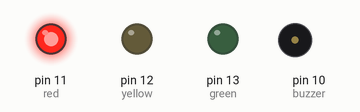
Bench run of a sketch on a simulated Arduino Uno, built with avr-gcc and run on an emulated ATmega328P. Parts: output pins drawn as LEDs (lit = HIGH), buzzer (waves = sounding).

Above: at 0.15 s.
At 4.1 s:
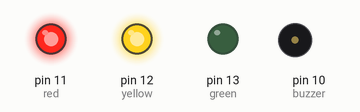
At 8.1 s:
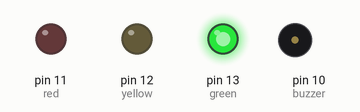
At 22.05 s:
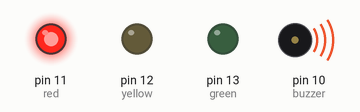
At 36.1 s:
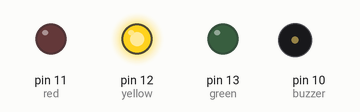
Timing chart, 0 to 37.6 s (numbered marks = the images above):
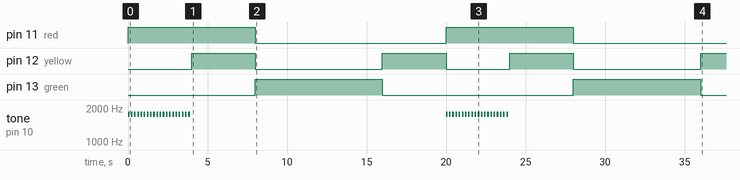

The sketch:

trafficlight2.ino
```cpp
/*
Traffic light with crossing buzzer
 */

//Pins 13, 12, 11 green, yellow, red
int green = 13;
int yellow = 12;
int red = 11;
int buzzer = 10;

int pause = 4000;

// the setup routine runs once when you press reset:
void setup() {
  // initialize the digital pin as an output.
  pinMode(green, OUTPUT);
  pinMode(yellow, OUTPUT);
  pinMode(red, OUTPUT);
  pinMode(buzzer, OUTPUT);
  digitalWrite(green, LOW);
  digitalWrite(yellow, LOW);
  digitalWrite(red, LOW);
  digitalWrite(buzzer, LOW);
}

// the loop routine runs over and over again forever:
void loop() {
  digitalWrite(red, HIGH);
  for( int i = 0; i < 20; i++)
  {
    tone(buzzer, 1760, 100);
    delay(100);
    noTone(buzzer);
    delay(100);
  }
  //delay(pause * 2);
  digitalWrite(yellow, HIGH);
  delay(pause);
  digitalWrite(red, LOW);
  digitalWrite(yellow, LOW);
  digitalWrite(green, HIGH);
  delay(pause * 2);
  digitalWrite(green, LOW);
  digitalWrite(yellow, HIGH);
  delay(pause);
  digitalWrite(yellow, LOW);
}
```

Measured:
- by itself, pin 11 (red), pin 13 (green): alternates HIGH for 8.0 s and LOW for 12.0 s
- by itself, pin 12 (yellow): goes HIGH 4.0 s, LOW 8.0 s, HIGH 4.0 s, LOW 4.0 s, HIGH 4.0 s, LOW 8.0 s, then HIGH
- by itself, tone on pin 10 (buzzer): goes 19 × (1760 Hz 0.10 s, silent 0.10 s), 1760 Hz 0.10 s, silent 16.1 s, 19 × (1760 Hz 0.10 s, silent 0.10 s), 1760 Hz 0.10 s, then silent
